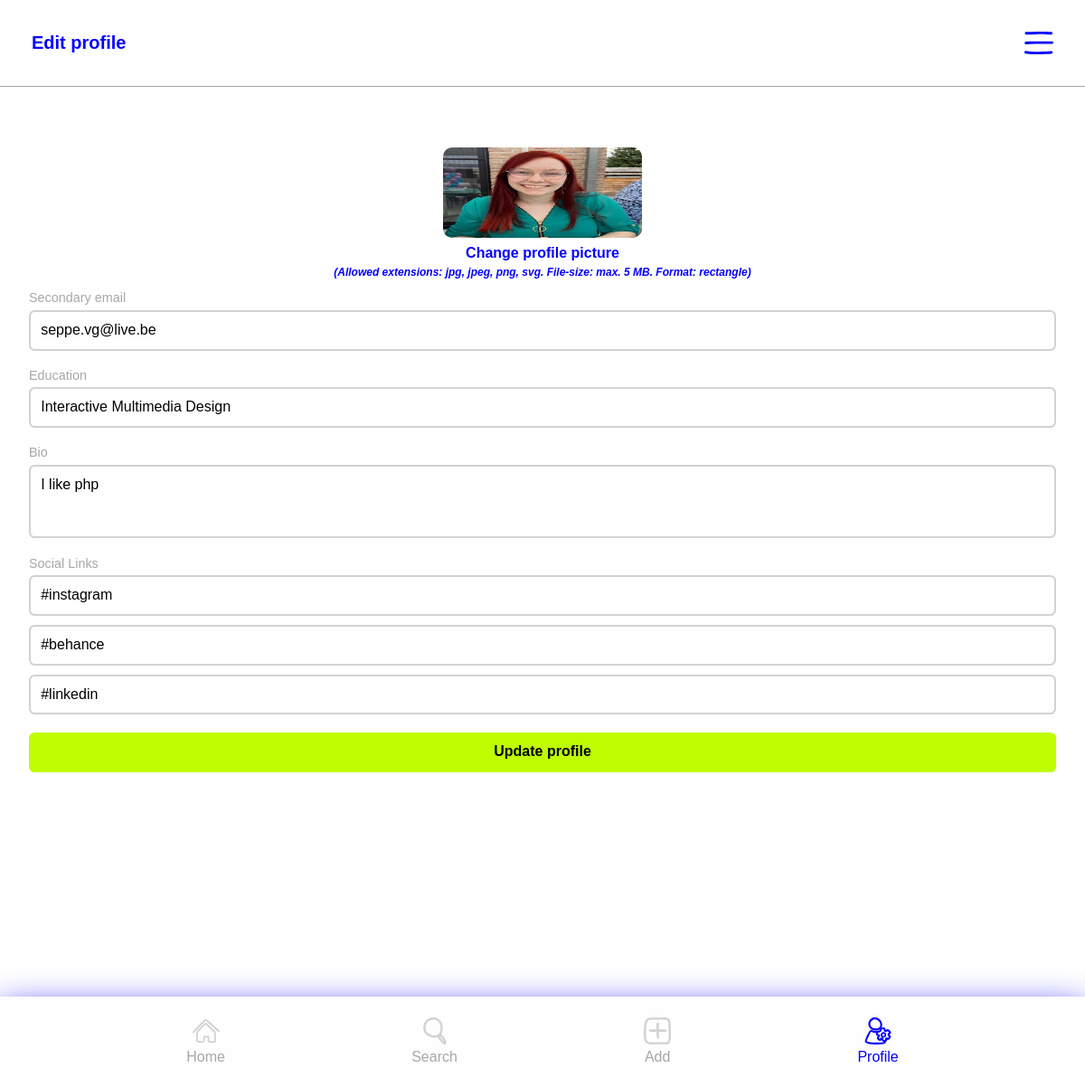
The page /edit_profile.php (signed in) on the database its author committed.
### tables this page shows
CREATE TABLE `users` (
  `id` int(11) NOT NULL,
  `email` varchar(255) DEFAULT NULL,
  `password` varchar(255) DEFAULT NULL,
  `username` varchar(255) DEFAULT NULL,
  `secondary_email` varchar(255) DEFAULT NULL,
  `image` varchar(255) DEFAULT NULL,
  `education` varchar(255) DEFAULT NULL,
  `bio` text,
  `instagramlink` varchar(255) DEFAULT NULL,
  `behancelink` varchar(255) DEFAULT NULL,
  `linkedinlink` varchar(255) DEFAULT NULL,
  `followers` int(11) NOT NULL,
  `admin` int(11) NOT NULL,
  `moderator` int(11) NOT NULL,
  `warning` int(11) NOT NULL,
  `banned` datetime DEFAULT NULL,
  `following` int(11) NOT NULL,
  `archived` tinyint(1) NOT NULL DEFAULT '0'
);

### classes/User.php (called while the page is built, shortened)
<?php
class User implements iUser
{
    public static function getInfo($id)
    {
        $conn = DB::getInstance();
        $statement = $conn->prepare("SELECT * FROM users WHERE id = :id;");
        $statement->bindValue(':id', $id);
        $statement->execute();
        $user = $statement->fetchAll(PDO::FETCH_ASSOC);
        return $user;
    }
}

### edit_profile.php (the view, shortened to what this page needs)
<?php session_start();
$id = $_SESSION['id'];
$profile = User::getInfo($id);
?>
<!DOCTYPE html>
<html lang="en">
<head>
    <link rel="stylesheet" href="./styling/normalize.css">
    <link rel="stylesheet" href="./styling/style.css">
    <link rel="stylesheet" href="./styling/desktop.css">
</head>
<body>
    <div id="profile">
        <div class="profile-header">
            <h3 class="profile-username">Edit profile</h3>
            <img class="modal-button" id="modal_btn_ep" src="./assets/burger-menu.svg" alt="Burger menu">
        </div>
        <div class="form-container-edit-profile">
        <form action="" method="POST" enctype="multipart/form-data" class="web-flex">
            <?php foreach ($profile as $p) : ?>
                <div class="uploadzone-container">
                    <div class="profile-img profile-img-edit uploadzone-web">
                        <img style="cursor:pointer" id="profile-display" src="./uploads/profiles/<?php echo $p['image']; ?>" onclick="triggerClick()">
                    </div>
                    <label class="clickable-text" style="cursor:pointer" for="image" onclick="triggerClick()">Change profile picture</label>
                    <em class="specifications">  (Allowed extensions: jpg, jpeg, png, svg. File-size: max. 5 MB. Format: rectangle)</em>
                </div>
                <div>
                    <div class="form-group">
                        <label class="form-label" for="secondary-email">Secondary email</label>
                        <?php if (!empty($p['secondary_email'])) : ?>
                            <input name="secondary-email" autofocus="" autocomplete="off" class="form-input" type="email" placeholder="Secondary email" value="<?php echo htmlspecialchars($p['secondary_email']); ?>">
                        <?php else : ?>
                            <input name="secondary-email" autofocus="" autocomplete="off" class="form-input" type="email" placeholder="Secondary email">
                        <?php endif; ?>
                    </div>
                    <div class="form-group">
                        <label class="form-label" for="education">Education</label>
                        <?php if (!empty($p['education'])) : ?>
                            <input name="education" autocomplete="off" class="form-input" type="text" placeholder="Education" value="<?php echo htmlspecialchars($p['education']); ?>">
                        <?php else : ?>
                            <input name="education" autocomplete="off" class="form-input" type="text" placeholder="Education">
                        <?php endif; ?>
                    </div>
                    <div class="form-group">
                        <label class="form-label" for="bio">Bio</label>
                        <?php if (!empty($p['bio'])) : ?>
                            <textarea style="resize: none;" rows="3" name="bio" autocomplete="off" class="form-input" type="text" placeholder="Bio"><?php echo htmlspecialchars($p['bio']); ?></textarea>
                        <?php else : ?>
                            <textarea style="resize: none;" rows="3" name="bio" autocomplete="off" class="form-input" type="text" placeholder="Bio"></textarea>
                        <?php endif; ?>
                    </div>
                    <div class="form-group">
                        <label class="form-label" for="instagram-link">Social Links</label>
                        <?php if (!empty($p['instagramlink'])) : ?>
                            <input name="instagram-link" autocomplete="off" class="form-input form-input-closer" type="text" placeholder="Instagram" value="<?php echo htmlspecialchars($p['instagramlink']); ?>">
                        <?php else : ?>
                            <input name="instagram-link" autocomplete="off" class="form-input form-input-closer" type="text" placeholder="Instagram">
                        <?php endif; ?>
                        <?php if (!empty($p['behancelink'])) : ?>
                            <input name="behance-link" autocomplete="off" class="form-input form-input-closer" type="text" placeholder="Behance" value="<?php echo htmlspecialchars($p['behancelink']); ?>">
                        <?php else : ?>
                            <input name="behance-link" autocomplete="off" class="form-input form-input-closer" type="text" placeholder="Behance">
                        <?php endif; ?>
                        <?php if (!empty($p['linkedinlink'])) : ?>
                            <input name="linkedin-link" autocomplete="off" class="form-input" type="text" placeholder="LinkedIn" value="<?php echo htmlspecialchars($p['linkedinlink']); ?>">
                        <?php else : ?>
                            <input name="linkedin-link" autocomplete="off" class="form-input" type="text" placeholder="LinkedIn">
                        <?php endif; ?>
                    </div>
                    <button class="main-btn" type="submit" name="save-user">Update profile</button>
                    </div>
        </div>
            <?php endforeach; ?>
        <br><br><br><br><br><br><br><br>
        <?php include_once("./includes/nav-bottom.inc.php"); ?>
    </div>
</body>
</html>

### styling/style.css (style rules this page uses)
:root { --IMDblue: #0600ff; --IMDgreen: #bffd00; --IMDpink: #fcd7f7; --IMDlightGrey: #e5e3e3; --errorRed: #f04c25; --errorRedLight: #fc0b2b63; }
* { font-family: museo-sans, sans-serif; box-sizing: border-box; }
html, body { width: 100%; height: 100vh; margin: 0px; padding: 0px; overflow-x: hidden; }
.form-label { color: #a7a7a7; font-size: 0.9em; }
.form-input { padding: 0.7em; border-radius: 0.4em; flex: 1 1 auto; margin: 5px 0 1.2em 0; border: 2px solid #d2d2d2; }
#profile { display: flex; flex-direction: column; height: 100vh; }
.profile-username { margin: 0; font-size: 20px; color: var(--IMDblue); }
.profile-header { padding: 2.1875em; border-bottom: 1px solid #a7a7a7; display: flex; flex-direction: row; justify-content: space-between; align-items: center; }
.profile-header img { max-height: 25px; }
.profile-img img { width: 100px; height: 100px; border-radius: 10px; margin: 2.1875em 1.75em 1em 2.1875em; }
.modal-button { cursor: pointer; }
.profile-img-edit img { margin: 2.1875em 0em 0.5em 0em; max-width: 300px; max-height: 300px; }
.profile-img-edit { display: flex; justify-content: center; }
.clickable-text { color: var(--IMDblue); font-weight: bold; display: flex; justify-content: center; }
.form-container-edit-profile { padding: 2em 2em 0 2em; height: auto; }
.form-group { display: flex; flex-direction: column; }
.form-input-closer { margin: 5px 0 5px 0; }
#profile-display { width: 220px; }
.main-btn { background-color: var(--IMDgreen); color: black; font-weight: 600; text-decoration: none; text-align: center; border-radius: 0.4em; border: none; flex: 1 1 auto; padding: 0.8em; cursor: pointer; width: 100%; }
.specifications { font-size: 0.75em; color: var(--IMDblue); font-weight: bold; display: flex; justify-content: center; margin: 0.5em 0 1em 0; }

### styling/desktop.css (style rules this page uses)
:root { --IMDpink: #FCD7F7; --IMDblue: #0600ff; --IMDgreen: #bffd00; --IMDlightGrey: #e5e3e3; --errorRed: #f04c25; --errorRedLight: #fc0b2b63; }

### rows shown on the page
users: image (picture), secondary-email "seppe.vg@live.be", education "Interactive Multimedia Design", bio "I like php", instagram-link "#instagram", behance-link "#behance", linkedin-link "#linkedin"
